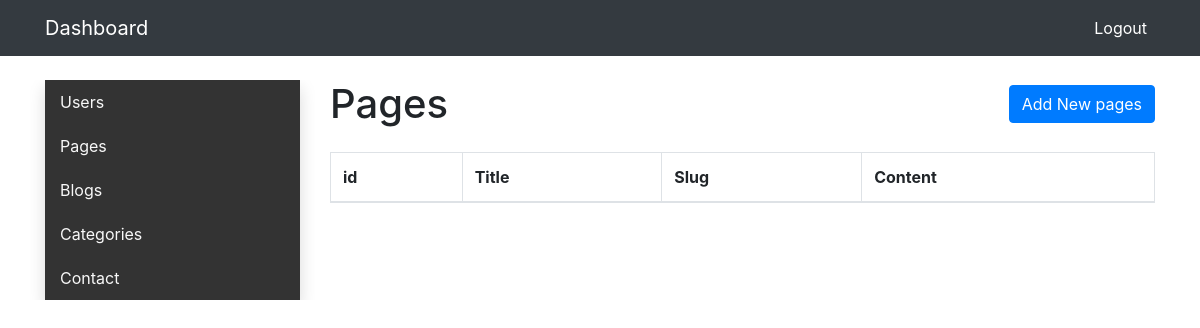
The app's page /app/admin/pages.php, older data.
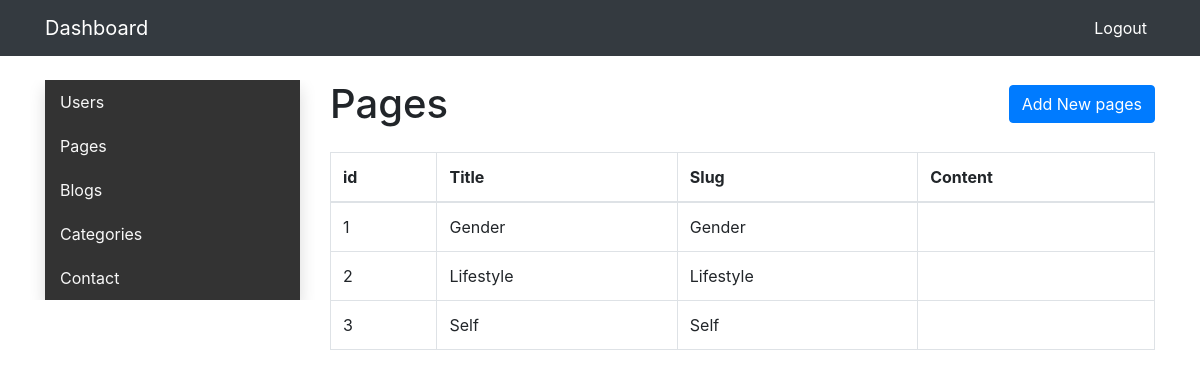
The same page, newer data.
### tables this page shows
CREATE TABLE `categories` (
  `id` int(11) NOT NULL,
  `title` varchar(255) NOT NULL,
  `slug` varchar(255) NOT NULL
);

### app/admin/pages.php (the view, shortened to what this page needs)
<?php
         include('./partial/header.php');
        ?>
<div class="container my-4">
<div class="row">
 <div class="col-lg-3 sidenav ">
 <?php include('./partial/sidebar.php'); ?>
 </div>
 <div class="col-lg-9">
 <div class="d-flex align-items-center justify-content-between mb-4">
  <h1 class="mb-0">Pages </h1>
  <button type="button" class="btn btn-primary" data-toggle="modal" data-target="#newPagesModal">
   Add New pages
  </button>
 </div>
  <table class="table table-bordered">
  <thead>
    <tr>
      <th scope="col">id</th>
      <th scope="col">Title</th>
      <th scope="col">Slug</th>
      <th scope="col">Content</th>
    </tr>
  </thead>
  <tbody>
    <?php
    $sth = $pdo->prepare("SELECT * FROM categories");
    $sth->execute();
    $results = $sth->fetchAll();
    foreach ($results as $result ) {
      ?>
       <tr>
       <td><?php echo $result->id; ?></td>
       <td><?php echo $result->title; ?></td>
       <td><?php echo $result->slug; ?></td>
       <td></td>
       </tr>
      <?php
    }
  ?>
  </tbody>
</table>
 </div>
</div>
</div>
<?php
         include('./partial/footer.php');
        ?>

Row changes from the older to the newer data that the page shows:
added categories: id "1", title "Gender", slug "Gender"
added categories: id "2", title "Lifestyle", slug "Lifestyle"
added categories: id "3", title "Self", slug "Self"
